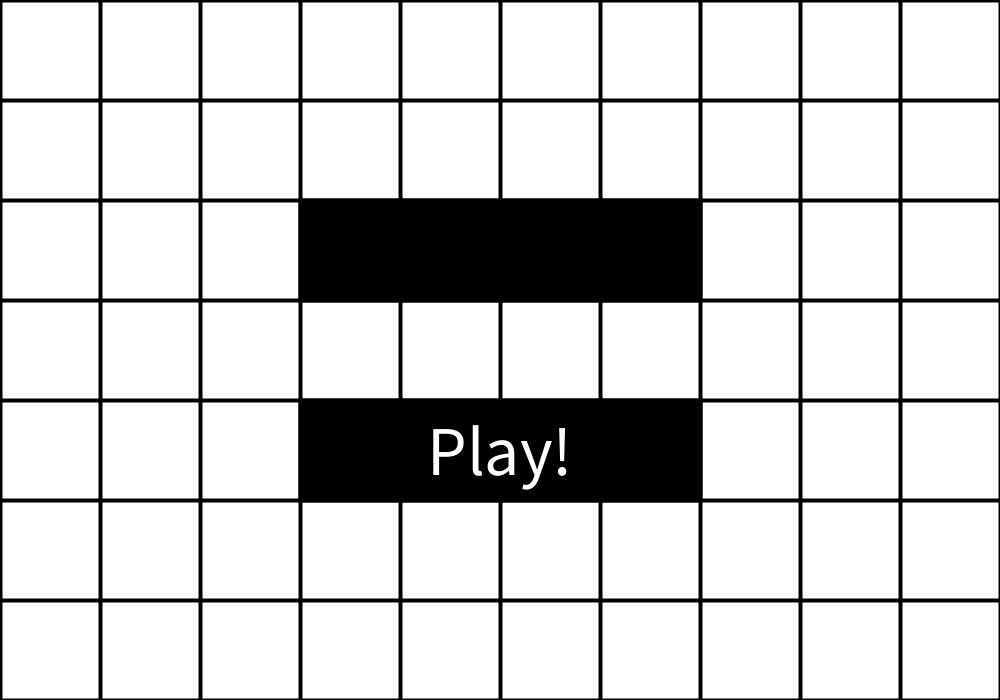
Frame 1 (no input)
Frame 60 (the mouse pressed at the canvas centre just before this capture): identical to frame 1, image omitted
Frame 120 (the mouse held since frame 60 and released just before this capture): identical to frame 1, image omitted

The Processing sketch that drew this single still picture (run headless with seeded random() and noise(); from frame 60 on, the mouse is pressed at the canvas centre):

// Processing sketch: Agario
// ── Agario.pde
Arena arena;
Particle player;
ArrayList<Particle> enemies = new ArrayList<>();

float zoom = 1;

int screenId = 1;

ArrayList<Particle> food = new ArrayList<>();
ArrayList<String> keys = new ArrayList<>();

boolean game = true;

Input playerName;
Input playButton;

void setup() {
  size(1000,700);
  
  textAlign(CENTER,CENTER);
  
  arena = new Arena(5000,5000);
  
  playerName = new Input(width/2,height/2-100, 400, 100);
  playButton = new Input(width/2, height/2+100, 400,100);
  playButton.content = "Play!";
  
  for (int i = 0; i < 10; i++) {
    enemies.add(new Enemy(random(40,arena.w-40),random(40,arena.h-40), random(50,75)));
  }
  
  for (int i = 0; i < 500; i++) {
    food.add(new Food(random(0,arena.w),random(0,arena.h),5));
  }
}

void draw() {
  if (screenId == 1) {
    drawMenu();
  } if (screenId == 2) {
    drawGame();
  }
}

void drawMenu() {
  background(255);
  arena.display();
  
  playerName.display();
  playButton.display();
}

void drawGame() {
  background(255);
  
  // Player score
  fill(0);
  textSize(90);
  text((int)player.r,width/2,20);
  
  // The offset is the player's position reversed
  PVector offSet = player.pos.copy().mult(-1);
  
  // Move to center
  translate(width/2,height/2);
  // Make smooth transitions for camera when eating food
  if (player.r > 100) {
    float newZoom = 100 / player.r;
    zoom = lerp(zoom,newZoom, 0.1);
  }
  // Very screen based on size
  scale(zoom);
  translate(offSet.x,offSet.y); // Set everything relative to top left of the arena
  
  arena.display();
  
  for (Particle f: food) {
    f.display();
  }
  
  for (int i = enemies.size()-1; i >= 0; i--) {
    enemies.get(i).display();
    enemies.get(i).edges(arena);
    enemies.get(i).collect(food);
    enemies.get(i).friction();
    
    for (int j = enemies.size()-1; j >= 0; j--) {
      if (j != i &&
          PVector.sub(enemies.get(j).pos,enemies.get(i).pos).mag() < enemies.get(i).r &&
          enemies.get(j).r-enemies.get(i).r*0.1 < enemies.get(i).r) {
        enemies.get(i).r += enemies.get(j).r * 0.1;
        enemies.remove(enemies.get(j));
        enemies.add(new Enemy(random(40,arena.w-40),random(40,arena.h-40), random(50,75)));
      }
    }
    
    if (dist(enemies.get(i).pos.x,enemies.get(i).pos.y,player.pos.x,player.pos.y) < enemies.get(i).r &&
        player.r/enemies.get(i).r < 0.9) {
     game = false;
    }
  }
  
  // Player commands
  player.display();
  player.edges(arena);
  player.friction();
  player.collect(food);
  player.eat(enemies);
  
  // Controls the player
  if (keys.contains("83"))
    player.vel.y += 1;
  if (keys.contains("87"))
    player.vel.y -= 1;
  if (keys.contains("68"))
    player.vel.x += 1;
  if (keys.contains("65"))
    player.vel.x -= 1;
    
  if (!game) {
    background(255,0,0);
    noLoop();
  }
}

void mousePressed() {
  if (screenId == 1) {
    if (playerName.contains(mouseX,mouseY)) {
      playerName.selected = true;
    } else {
      playerName.selected = false;
    }
    
    if (playButton.contains(mouseX,mouseY)) {
      player = new Player(width/2,height/2,random(50,75), playerName.content);
      screenId = 2;
    }
  }
}

void keyPressed() {
  if (!keys.contains(Integer.toString(keyCode)))
    keys.add(Integer.toString(keyCode));
  
  if (screenId == 1) {
    playerName.addContent(key, keyCode);
  }
}

void keyReleased() {
  keys.remove(Integer.toString(keyCode));
}

// ── Arena.pde
class Arena {
  float w,h;
  
  Arena(float w, float h) {
    this.w = w;
    this.h = h;
  }
  
  void display() {
    stroke(0);
    strokeWeight(4);
    for (int i = 0; i < w/100; i++) {
      line(i*100,0,i*100,h);
    }
    
    for (int i = 0; i < h/100; i++) {
      line(0,i*100,w,i*100);
    }
    line(0,h,w,h);
    line(w,0,w,h);
  }
}

// ── Enemy.pde
class Enemy extends Particle {
  Enemy(float x, float y, float r) {
    super(x,y,r);
    // Random initial velocity
    vel = PVector.random2D().setMag(random(10,0));
  }
  
  void attract() {
    float closest = Float.POSITIVE_INFINITY;
    PVector attractor = new PVector(Float.POSITIVE_INFINITY,Float.POSITIVE_INFINITY);
    
    for (Particle f: food) {
      float dist = dist(f.pos.x,f.pos.y,pos.x,pos.y);
      if (dist < closest) {
        closest = dist;
        attractor = f.pos.copy();
      }
    }
    
    for (Particle e: enemies) {
      if (e != this && PVector.sub(e.pos,pos).mag() < e.r+r+1000 && e.r/r < 0.9) {
        attractor = e.pos.copy();
      }
    }
    
    if (PVector.sub(player.pos,pos).mag() < player.r+r+1000 && player.r/r < 0.9) {
      attractor = player.pos.copy();
    }
    
    PVector desiredVel = PVector.sub(attractor,pos);
    desiredVel.limit(1);
    vel.add(desiredVel);
  }
  
  void evade() {
    Particle evader = new Enemy(Float.POSITIVE_INFINITY,Float.POSITIVE_INFINITY,1);
    
    for (Particle e: enemies) {
      if (PVector.sub(e.pos,pos).mag() < e.r+r+1000 && e.r/r > 1.1) {
        evader = e;
      }
    }
    
    if (PVector.sub(player.pos,pos).mag() < player.r+r+1000 && PVector.sub(evader.pos,pos).mag() > PVector.sub(player.pos,pos).mag() && player.r/r > 1.1) {
      evader = player;
    }
    
    PVector desiredVel = PVector.sub(evader.pos,pos).mult(-1);
    if (desiredVel.mag() < r+evader.r+500) {
      desiredVel.limit(1);
      vel.add(desiredVel);
    }
  }
  
  void display() {
    evade();
    attract();
    
    super.display();
  }
}

// ── Food.pde
class Food extends Particle {
  Food(float x, float y, float r) {
    super(x,y,r);
  }
  
  void display() {
    strokeWeight(0);
    super.display();
  }
}

// ── Input.pde
class Input {
  PVector pos;
  String content;
  
  float w,h;
  
  boolean selected = false;
  
  Input(float x, float y, float w, float h) {
    pos = new PVector(x,y);
    content = new String();
    this.w = w;
    this.h = h;
  }
  
  void display() {
    fill(0);
    textSize(70);
    if (selected)
      stroke(0,255,0);
    strokeWeight(4);
    rect(pos.x-w/2,pos.y-h/2,w,h);
    fill(255);
    text(content,pos.x,pos.y);
  }
  
  void addContent(char k, int code) {
    if (selected) {
      if (k == BACKSPACE && content.length() != 0)
        content = content.substring(0, content.length() - 1);
      else if (code != 16 && k != ENTER && k != BACKSPACE)
        content += k;
    }
  }
  
  boolean contains(float x, float y) {
    if (x < pos.x+w/2 &&
        x > pos.x-w/2 &&
        y < pos.y+h/2 &&
        y > pos.y-h/2) {
      return true;
    }
    
    return false;
  }
}

// ── Particle.pde
abstract class Particle {
  PVector pos;
  PVector vel;
  PVector acc;
  
  float r;
  
  color col = color(random(255),random(255),random(255));
  
  String id;
  
  Particle(float x, float y, float r) {
    pos = new PVector(x,y);
    vel = new PVector(0,0);
    acc = new PVector(0,0);
    this.r = r;
    id = "Player " + (int)random(0,1000);
  }
  
  void display() {
    vel.limit(2000/r+3); // Balence size to speed
    vel.add(acc);
    pos.add(vel);
    
    // Slowly reduce size
    if (this.r > 100) {
      this.r -= 0.05;
    }
    
    fill(col);
    stroke(255);
    circle(pos.x,pos.y,r*2);
    fill(255);
    stroke(0);
    strokeWeight(4);
    textSize(r/4);
    text(id,pos.x,pos.y);
  }
  
  void edges(Arena a) {
    // Collisions with walls
    if (pos.x+r > a.w) {
      pos.x = a.w-r;
      vel.x *= -1;
    }
    if (pos.x-r < 0) {
      pos.x = 0+r;
      vel.x *= -1;
    }
    if (pos.y+r > a.h) {
      pos.y = a.h-r;
      vel.y *= -1;
    }
    if (pos.y-r < 0) {
      pos.y = 0+r;
      vel.y *= -1;
    }
  }
  
  void collect(ArrayList<Particle> food) {
    // eat food
    for (Particle f: food) {
      if (dist(f.pos.x,f.pos.y,pos.x,pos.y) < f.r+r) {
        f.pos.set(random(0,arena.w),random(0,arena.h));
        r++;
      }
    }
  }
  
  void eat(ArrayList<Particle> enemies) {}
  
  void friction() {
    // Applies friction to the object
    PVector friction = vel.copy().setMag(vel.mag()*.1).mult(-1);
    vel.add(friction);
  }
}

// ── Player.pde
class Player extends Particle{
  Player(float x, float y, float r, String name) {
    super(x,y,r);
    id = name;
  }
  
  void eat(ArrayList<Particle> enemies) {
    for (int i = enemies.size()-1; i >= 0; i--) {
      if (PVector.sub(enemies.get(i).pos,pos).mag() < r && enemies.get(i).r/r < 0.9) {
        r += enemies.get(i).r * 0.1;
        enemies.remove(enemies.get(i));
        enemies.add(new Enemy(random(40,arena.w-40),random(40,arena.h-40), random(20,75)));
      }
    }
  }
}
